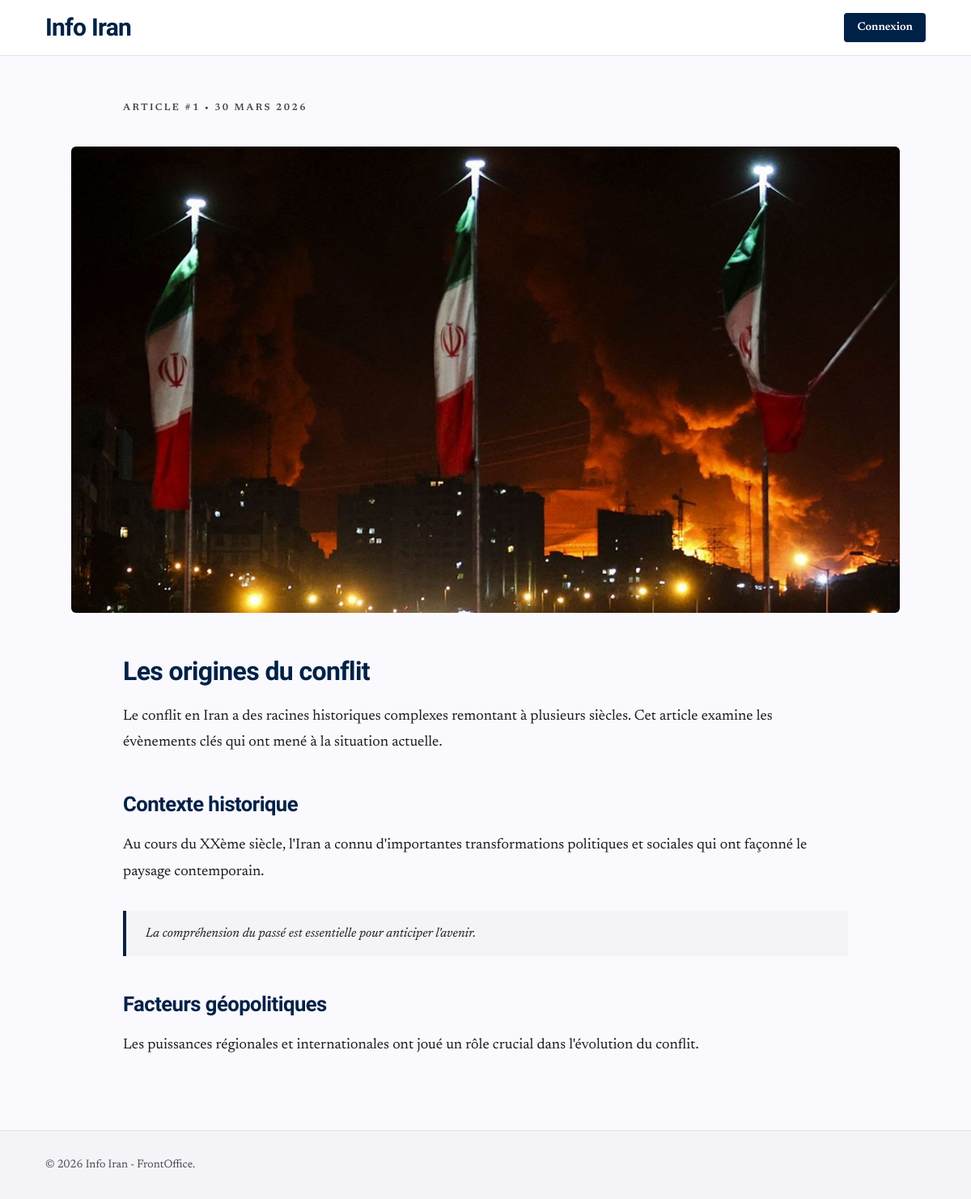
/articles/origines-conflit, run on an earlier commit of the app's database.
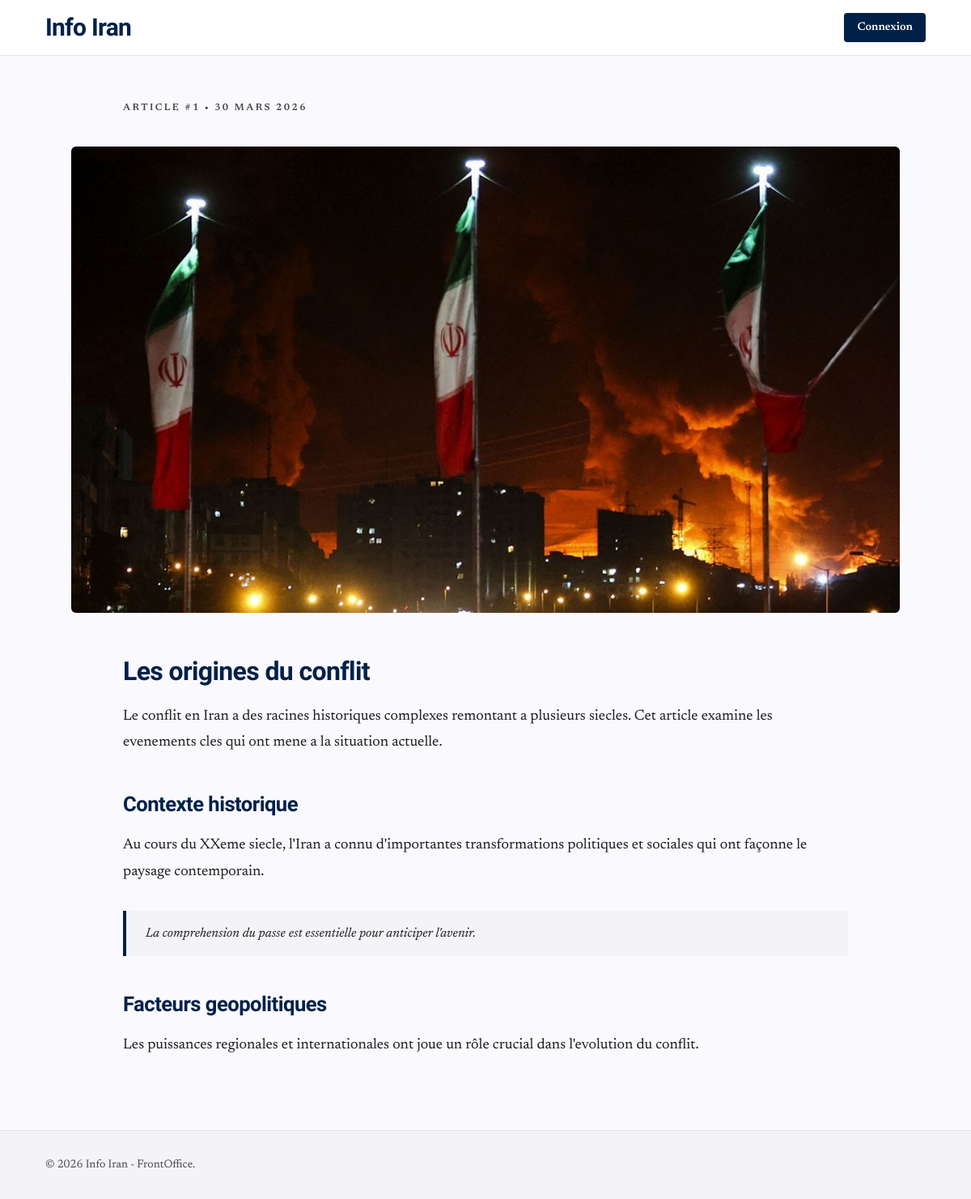
And on a later commit of the database.
### tables this page shows
CREATE TABLE articles (
    id INT AUTO_INCREMENT PRIMARY KEY,
    titre VARCHAR(255) NOT NULL,
    slug VARCHAR(255) NOT NULL UNIQUE,
    contenu TEXT NOT NULL,
    image_url VARCHAR(255),
    image_alt VARCHAR(150),
    meta_description VARCHAR(160),
    date_creation TIMESTAMP DEFAULT CURRENT_TIMESTAMP,
    date_modification TIMESTAMP DEFAULT CURRENT_TIMESTAMP ON UPDATE CURRENT_TIMESTAMP,
    INDEX (slug),
    INDEX (date_creation)
);

### includes/functions.php (called while the page is built, shortened)
<?php
function normalizeBasePath(string $basePath): string
{
    $basePath = trim(str_replace('\\', '/', $basePath));
    return '/' . trim($basePath, '/');
}
function getBasePath(): string
{
    if (defined('APP_BASE_PATH')) {
        return normalizeBasePath((string) APP_BASE_PATH);
    }
    return detectBasePathFromScript();
}
function withBasePath(string $path, ?string $basePath = null): string
{
    $basePath = $basePath ?? getBasePath();
    $cleanPath = ltrim($path, '/');
    return ($basePath !== '' ? $basePath : '') . '/' . $cleanPath;
}
function resolveImageUrl(string $url, ?string $basePath = null): string
{
    $basePath = $basePath ?? getBasePath();
    $clean = trim($url);
    if (strpos($clean, '/') === 0) {
        if ($basePath !== '' && strpos($clean, $basePath . '/') === 0) {
            return $clean;
        }
        return $clean;
    }
    return withBasePath($clean, $basePath);
}
function escape(string $value): string
{
    return htmlspecialchars($value, ENT_QUOTES, 'UTF-8');
}
function formatArticleDate(string $date): string
{
    try {
        $dateTime = new DateTime($date);
        if (class_exists('IntlDateFormatter')) {
            $formatter = new IntlDateFormatter('fr_FR', IntlDateFormatter::LONG, IntlDateFormatter::NONE);
            $formatted = $formatter->format($dateTime);
            if ($formatted !== false) {
                return $formatted;
            }
        }
        return $dateTime->format('d/m/Y');
    } catch (Exception $e) {
        return $date;
    }
}
function buildArticleBody(string $content): string
{
    $content = trim($content);
    $containsHtml = $content !== strip_tags($content);
    if ($containsHtml) {
        $allowedTags = '<p><h1><h2><h3><h4><h5><h6><blockquote><ul><ol><li><strong><em><b><i><a><img><br>';
        return strip_tags($content, $allowedTags);
    }
    $html = [];
    return !empty($html) ? implode("\n", $html) : '<p>' . nl2br(escape($content)) . '</p>';
}
function getBySlug(PDO $pdo, string $slug): ?array
{
    $stmt = $pdo->prepare('SELECT id, titre, slug, contenu, image_url, image_alt, meta_description, date_creation FROM articles WHERE slug = ? LIMIT 1');
    $stmt->execute([$slug]);
    $result = $stmt->fetch();
    return $result ?: null;
}

### frontoffice/detail-article.php (the view, shortened to what this page needs)
<?php
require_once __DIR__ . '/../includes/db.php';
require_once __DIR__ . '/../includes/functions.php';
$articleSlug = trim($_GET['slug'] ?? '');
$article = getBySlug($pdo, $articleSlug);
$basePath = getBasePath();
$heroImage = resolveImageUrl((string) ($article['image_url'] ?? ''), $basePath);
$heroAlt = trim((string) $article['image_alt']) !== ''
    ? $article['image_alt']
    : 'Illustration de l\'article';
$articleHtml = buildArticleBody((string) $article['contenu']);
$publishedAt = formatArticleDate((string) $article['date_creation']);
?>
<!DOCTYPE html>
<html class="light" lang="fr">
<head>
    <script src="https://cdn.tailwindcss.com?plugins=forms,container-queries"></script>
</head>
<body class="bg-surface text-onSurface font-body selection:bg-blue-100">
<header class="border-b border-line bg-white/90 backdrop-blur-md sticky top-0 z-50">
    <div class="max-w-6xl mx-auto px-4 md:px-8 py-4 flex items-center justify-between">
        <a class="text-2xl md:text-3xl font-black tracking-tight text-primary font-headline" href="<?= escape(withBasePath('guerre-iran-actualites', $basePath)) ?>">Info Iran</a>
        <a class="text-sm font-semibold text-white bg-primary px-4 py-2 rounded shadow-sm hover:bg-opacity-90 transition-colors" href="<?= escape(withBasePath('backoffice/login.php', $basePath)) ?>">Connexion</a>
    </div>
</header>
<main class="max-w-6xl mx-auto px-4 md:px-8 pt-10 md:pt-14 pb-16">
    <header class="max-w-4xl mx-auto mb-10 text-center md:text-left">
        <div class="text-xs uppercase tracking-[0.2em] text-muted font-semibold mb-3">
            Article #<?= (int) $article['id'] ?> • <?= escape($publishedAt) ?>
        </div>
    </header>
    <section class="max-w-5xl mx-auto mb-12">
        <div class="aspect-[16/9] overflow-hidden rounded-md bg-gray-100">
            <img class="w-full h-full object-cover"
                 src="<?= escape($heroImage) ?>"
                 alt="<?= escape($heroAlt) ?>"
                 width="1600"
                 height="900"
                 loading="eager"
                 decoding="async"/>
        </div>
    </section>
    <article class="max-w-4xl mx-auto article-content text-onSurface">
        <?= $articleHtml ?>
    </article>
</main>
<footer class="border-t border-line bg-[#f4f3f7]">
    <div class="max-w-6xl mx-auto px-4 md:px-8 py-8 text-sm text-muted">
        © <?= date('Y') ?> Info Iran - FrontOffice.
    </div>
</footer>
</body>
</html>

What changed in the data, as far as the page shows it:
changed articles id 1: contenu "…racines historiques complexes remontant à plusieurs siècles. Cet article examine les évènements clés qui ont mené à la situation actuelle. Contexte historique Au cours du XXème siècle, l'Iran a connu d'importantes transformations politiques et sociales qui ont façonné le paysage contemporain. La compréhension du passé est essentielle pour anticiper l'avenir. Facteurs géopolitiques Les puissances régionales et internationales ont joué un rôle crucial dans l'évolution du conflit." → "…racines historiques complexes remontant a plusieurs siecles. Cet article examine les evenements cles qui ont mene a la situation actuelle. Contexte historique Au cours du XXeme siecle, l'Iran a connu d'importantes transformations politiques et sociales qui ont façonne le paysage contemporain. La comprehension du passe est essentielle pour anticiper l'avenir. Facteurs geopolitiques Les puissances regionales et internationales ont joue un rôle crucial dans l'evolution du conflit."
